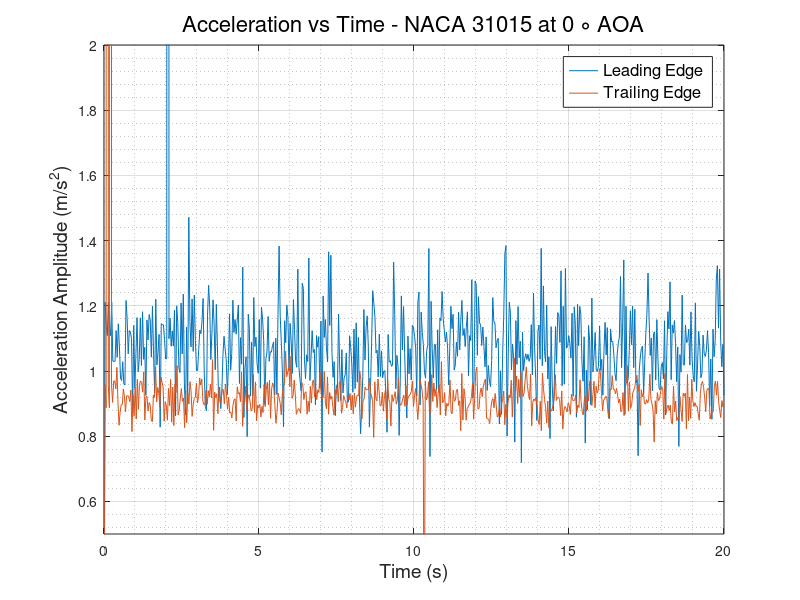
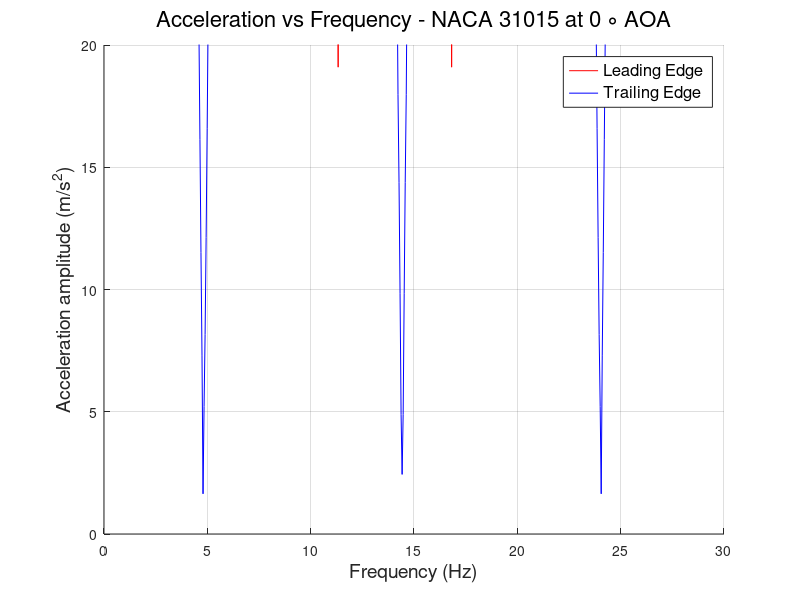

The MATLAB script that drew these images, in order:
clc
clear
close all
%% READING ACCELEROMETER DATA and defining Variables
                        % LEADING EDGE %
data   = xlsread('LE_600rpm.csv');
LE_time   = data(:,1);
LE_X_acc  = data(:,2);
LE_Y_acc  = data(:,3);
LE_Z_acc  = data(:,4);
LE_R_acc  = sqrt(LE_X_acc.^2 + LE_Y_acc.^2 + LE_Z_acc.^2);
% plot(LE_time,LE_R_acc)
N      = numel(LE_time);
Ts     = abs(diff(LE_time(1:2)));
fs     = 1/Ts;
f_axis = [0:N-1]*fs/N;
A_freq_LE = fft(LE_R_acc);
figure(1) 
plot(LE_time,LE_R_acc)
hold on
figure(2)
hold on
plot(f_axis,abs(A_freq_LE),'-r','LineWidth',0.5)
grid on 
grid minor
                        % TRAILING EDGE %
data   = xlsread('TE_600rpm.csv');
TE_time   = data(:,1);
TE_X_acc  = data(:,2);
TE_Y_acc  = data(:,3);
TE_Z_acc  = data(:,4);
TE_R_acc  = sqrt(TE_X_acc.^2 + TE_Y_acc.^2 + TE_Z_acc.^2);
% plot(TE_time,TE_R_acc)
N      = numel(TE_time);
Ts     = abs(diff(TE_time(1:2)));
fs     = 1/Ts;
f_axis = [0:N-1]*fs/N;
A_freq_TE = fft(TE_R_acc);
figure(1)
plot(TE_time, TE_R_acc)
grid on
grid minor
xlabel('Time (s)','FontSize',14,'FontWeight','normal')
ylabel('Acceleration Amplitude (m/s^2)','FontSize',14,'FontWeight','normal')
legend ('Leading Edge','Trailing Edge','FontSize',12,'FontWeight','normal')
title('Acceleration vs Time - NACA 31015 at 0 \circ AOA','FontSize',16,'FontWeight','normal')
ylim([0.5 2])
figure(2)
plot(f_axis,abs(A_freq_TE),'-b','LineWidth',0.5)
grid on 
grid minor
ylabel('Acceleration amplitude (m/s^2)','FontSize',14,'FontWeight','normal')
xlabel('Frequency (Hz)','FontSize',14,'FontWeight','normal')
ylim([0 20])
legend ('Leading Edge','Trailing Edge','FontSize',12,'FontWeight','normal')
title('Acceleration vs Frequency - NACA 31015 at 0 \circ AOA','FontSize',16,'FontWeight','normal')
